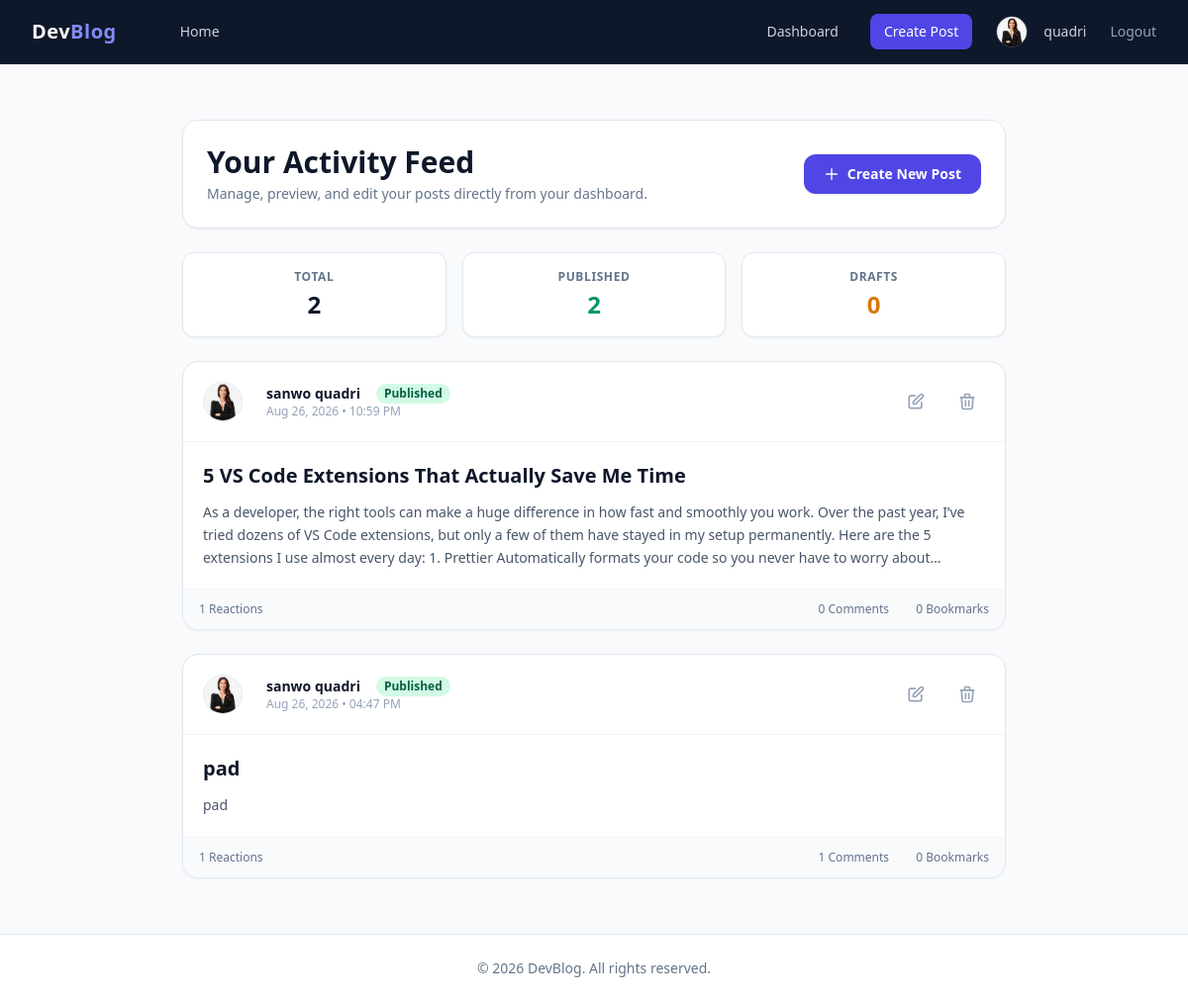
Page /dashboard/ (signed in) on the committed database.
### blog/models.py (models this page shows, shortened)
class Profile(models.Model):
    user = models.OneToOneField(User, on_delete=models.CASCADE, related_name='profile')
    bio = models.TextField(max_length=500, blank=True)
    avatar = models.ImageField(upload_to='profile_pics/', default='default_avatar.png', blank=True)
    github_link = models.URLField(max_length=200, blank=True)
    twitter_link = models.URLField(max_length=200, blank=True)

class Post(models.Model):
    STATUS_CHOICES = (
        ('draft', 'Draft'),
        ('published', 'Published'),
    )
    title = models.CharField(max_length=250)
    slug = models.SlugField(max_length=250, unique=True, blank=True)
    author = models.ForeignKey(User, on_delete=models.CASCADE, related_name='blog_posts')
    category = models.ForeignKey(Category, on_delete=models.SET_NULL, null=True, blank=True, related_name='posts')
    featured_image = models.ImageField(upload_to='blog_images/', blank=True, null=True)
    content = models.TextField()
    status = models.CharField(max_length=10, choices=STATUS_CHOICES, default='draft')
    tags = TaggableManager(blank=True)
    bookmarks = models.ManyToManyField(User, related_name='bookmarked_posts', blank=True)
    created_at = models.DateTimeField(auto_now_add=True)
    updated_at = models.DateTimeField(auto_now=True)
    class Meta:
        ordering = ['-created_at']
        indexes = [
            models.Index(fields=['slug']),
            models.Index(fields=['-created_at']),
            models.Index(fields=['status', '-created_at']),
        ]
    @property
    def total_reactions(self):
        return self.reactions.count()

### blog/views.py (the view)
# urls.py: path('dashboard/', views.dashboard_view, name='dashboard'),
@login_required
def dashboard_view(request):
    user_posts = Post.objects.filter(author=request.user).order_by('-created_at')
    published_count = user_posts.filter(status='published').count()
    draft_count = user_posts.filter(status='draft').count()
    context = {
        'user_posts': user_posts,
        'published_count': published_count,
        'draft_count': draft_count,
    }
    return render(request, 'blog/user_dashboard.html', context)

### templates/blog/user_dashboard.html (shortened to what this page needs)
{% extends 'shared/layout.html' %}
{% block content %}
<div class="max-w-4xl mx-auto space-y-6 px-4 sm:px-6 lg:px-8 py-6">
    <div class="flex flex-col sm:flex-row sm:items-center sm:justify-between gap-4 bg-white p-6 rounded-2xl border border-slate-200 shadow-sm">
        <div>
            <h1 class="text-2xl sm:text-3xl font-bold text-slate-900">Your Activity Feed</h1>
            <p class="text-sm text-slate-500 mt-1">Manage, preview, and edit your posts directly from your dashboard.</p>
        </div>
        <a href="{% url 'post_create' %}" class="inline-flex items-center justify-center bg-indigo-600 text-white px-5 py-2.5 rounded-xl text-sm font-semibold shadow-sm hover:bg-indigo-500 transition duration-150 w-full sm:w-auto">
            <svg class="w-4 h-4 mr-2" fill="none" stroke="currentColor" viewBox="0 0 24 24">
                <path stroke-linecap="round" stroke-linejoin="round" stroke-width="2" d="M12 4v16m8-8H4"></path>
            </svg>
            Create New Post
        </a>
    </div>
    <div class="grid grid-cols-3 gap-3 sm:gap-4">
        <div class="bg-white p-4 rounded-xl border border-slate-200 shadow-sm text-center">
            <p class="text-xs font-semibold text-slate-500 uppercase tracking-wider">Total</p>
            <p class="text-xl sm:text-2xl font-black text-slate-900 mt-1">{{ user_posts|length }}</p>
        </div>
        <div class="bg-white p-4 rounded-xl border border-slate-200 shadow-sm text-center">
            <p class="text-xs font-semibold text-slate-500 uppercase tracking-wider">Published</p>
            <p class="text-xl sm:text-2xl font-black text-emerald-600 mt-1">{{ published_count }}</p>
        </div>
        <div class="bg-white p-4 rounded-xl border border-slate-200 shadow-sm text-center">
            <p class="text-xs font-semibold text-slate-500 uppercase tracking-wider">Drafts</p>
            <p class="text-xl sm:text-2xl font-black text-amber-600 mt-1">{{ draft_count }}</p>
        </div>
    </div>
    <div class="space-y-6">
        {% for post in user_posts %}
            <article class="bg-white rounded-2xl border border-slate-200 shadow-sm overflow-hidden transition hover:shadow-md">
                <div class="p-4 sm:p-5 flex items-center justify-between border-b border-slate-100">
                    <div class="flex items-center space-x-3">
                        {% if post.author.profile.avatar %}
                            <img src="{{ post.author.profile.avatar.url }}" alt="{{ post.author.username }}" class="w-10 h-10 rounded-full object-cover border border-slate-200">
                        {% else %}
                            <div class="w-10 h-10 rounded-full bg-indigo-600 text-white font-bold flex items-center justify-center text-sm uppercase">
                                {{ post.author.username|slice:":2" }}
                            </div>
                        {% endif %}
                        <div>
                            <div class="flex items-center space-x-2">
                                <span class="font-bold text-slate-900 text-sm">{{ post.author.get_full_name|default:post.author.username }}</span>
                                <span class="inline-flex items-center px-2 py-0.5 rounded-full text-xs font-semibold {% if post.status == 'published' %}bg-emerald-100 text-emerald-800{% else %}bg-amber-100 text-amber-800{% endif %}">
                                    {{ post.get_status_display }}
                                </span>
                            </div>
                            <p class="text-xs text-slate-400">{{ post.created_at|date:"M d, Y • h:i A" }}</p>
                        </div>
                    </div>
                    <div class="flex items-center space-x-2">
                        <a href="{% url 'post_edit' post.slug %}" class="p-2 text-slate-400 hover:text-indigo-600 rounded-lg hover:bg-slate-50 transition" title="Edit Post">
                            <svg class="w-5 h-5" fill="none" stroke="currentColor" viewBox="0 0 24 24">
                                <path stroke-linecap="round" stroke-linejoin="round" stroke-width="2" d="M11 5H6a2 2 0 00-2 2v11a2 2 0 002 2h11a2 2 0 002-2v-5m-1.414-9.414a2 2 0 112.828 2.828L11.828 15H9v-2.828l8.586-8.586z"></path>
                            </svg>
                        </a>
                        <a href="{% url 'post_delete' post.slug %}" class="p-2 text-slate-400 hover:text-red-600 rounded-lg hover:bg-slate-50 transition" title="Delete Post">
                            <svg class="w-5 h-5" fill="none" stroke="currentColor" viewBox="0 0 24 24">
                                <path stroke-linecap="round" stroke-linejoin="round" stroke-width="2" d="M19 7l-.867 12.142A2 2 0 0116.138 21H7.862a2 2 0 01-1.995-1.858L5 7m5 4v6m4-6v6m1-10V4a1 1 0 00-1-1h-4a1 1 0 00-1 1v3M4 7h16"></path>
                            </svg>
                        </a>
                    </div>
                </div>
                <div class="p-4 sm:p-5 space-y-3">
                    <h2 class="text-lg sm:text-xl font-bold text-slate-900 hover:text-indigo-600 transition">
                        <a href="{% url 'post_detail' post.slug %}">{{ post.title }}</a>
                    </h2>
                    <div class="text-slate-600 text-sm leading-relaxed line-clamp-3">
                        {{ post.content|safe }}
                    </div>
                </div>
                <div class="px-4 py-3 bg-slate-50 border-t border-slate-100 flex items-center justify-between text-xs text-slate-500 font-medium">
                    <span>{{ post.total_reactions|default:0 }} Reactions</span>
                    <div class="space-x-3">
                        <span>{{ post.comments.count|default:0 }} Comments</span>
                        <span>{{ post.bookmarks.count|default:0 }} Bookmarks</span>
                    </div>
                </div>
            </article>
        {% endfor %}
    </div>
</div>
{% endblock content %}

### templates/shared/layout.html (shortened to what this page needs)
{% load static %}
<!DOCTYPE html>
<html lang="en" class="h-full bg-slate-50">
<head>
    <script src="https://cdn.tailwindcss.com"></script>
    <link rel="stylesheet" href="{% static 'css/mainstyle.css' %}">
</head>
<body class="flex flex-col min-h-full font-sans text-slate-800 antialiased">
    {% include 'shared/navbar.html' %}
    <main class="grow max-w-7xl mx-auto px-4 sm:px-6 lg:px-8 py-8 w-full">
        {% block content %}
        {% endblock content %}
    </main>
    <footer class="bg-white border-t border-slate-200 py-6 mt-auto">
        <div class="max-w-7xl mx-auto px-4 text-center text-sm text-slate-500">
            &copy; {% now "Y" %} DevBlog. All rights reserved.
        </div>
    </footer>
</body>
</html>

### templates/shared/navbar.html (shortened to what this page needs)
 {% load static %}
<header>
<nav class="bg-slate-900 border-b border-slate-800" x-data="{ open: false }">
    <div class="max-w-7xl mx-auto px-4 sm:px-6 lg:px-8">
        <div class="flex items-center justify-between h-16">
            <div class="flex items-center space-x-8">
                <a href="{% url 'home' %}" class="text-xl font-bold text-white tracking-wide">
                    Dev<span class="text-indigo-400">Blog</span>
                </a>
                <div class="hidden md:flex items-center space-x-4">
                    <a href="{% url 'home' %}" class="text-slate-300 hover:text-white text-sm font-medium transition">Home</a>
                </div>
            </div>
            <div class="hidden md:flex items-center space-x-4">
                {% if user.is_authenticated %}
                    <a href="{% url 'dashboard' %}" class="text-slate-300 hover:text-white text-sm font-medium transition">
                        Dashboard
                    </a>
                    <a href="{% url 'post_create' %}" class="bg-indigo-600 hover:bg-indigo-500 text-white text-sm px-3.5 py-2 rounded-lg font-medium transition shadow-sm">
                        Create Post
                    </a>
                    <a href="{% url 'profile' %}" class="flex items-center space-x-2 pl-2 text-slate-300 hover:text-white transition">
                        {% if user.profile.avatar %}
                            <img src="{{ user.profile.avatar.url }}" alt="{{ user.username }}" class="w-8 h-8 rounded-full object-cover border border-slate-700">
                        {% else %}
                            <div class="w-8 h-8 rounded-full bg-indigo-500 text-white flex items-center justify-center font-bold text-xs">
                                {{ user.username|first|upper }}
                            </div>
                        {% endif %}
                        <span class="text-sm font-medium">{{ user.username }}</span>
                    </a>
                    <a href="{% url 'logout' %}" class="text-slate-400 hover:text-red-400 text-sm font-medium pl-2 transition">
                        Logout
                    </a>
                {% else %}
                    <a href="{% url 'login' %}" class="text-slate-300 hover:text-white text-sm font-medium transition">Login</a>
                    <a href="{% url 'register' %}" class="bg-indigo-600 hover:bg-indigo-500 text-white text-sm px-4 py-2 rounded-lg font-medium transition shadow-sm">Register</a>
                {% endif %}
            </div>
        </div>
    </div>
</nav>
</header>

### rows in the picture
Post: author.profile.avatar (picture), author.get_full_name "sanwo quadri", status "Published", created_at "Aug 26, 2026 • 10:59 PM", title "5 VS Code Extensions That Actually Save Me Time", content "As a developer, the right tools can make a huge difference in how fast and smoothly you work. Over the past year, I’ve tried dozens of VS Code extensions, but only a few of them have stayed in my setup permanently. Here are the 5 extensions I use almost every day: 1. Prettier Automatically formats your code so you never have to worry…", total_reactions "1", comments.count "0", bookmarks.count "0"
Post: author.profile.avatar (picture), author.get_full_name "sanwo quadri", status "Published", created_at "Aug 26, 2026 • 04:47 PM", title "pad", content "pad", total_reactions "1", comments.count "1", bookmarks.count "0"

### other values in the picture
{{ user.username }} "quadri"
{{ user_posts|length }} "2"
{{ published_count }} "2"
{{ draft_count }} "0"
